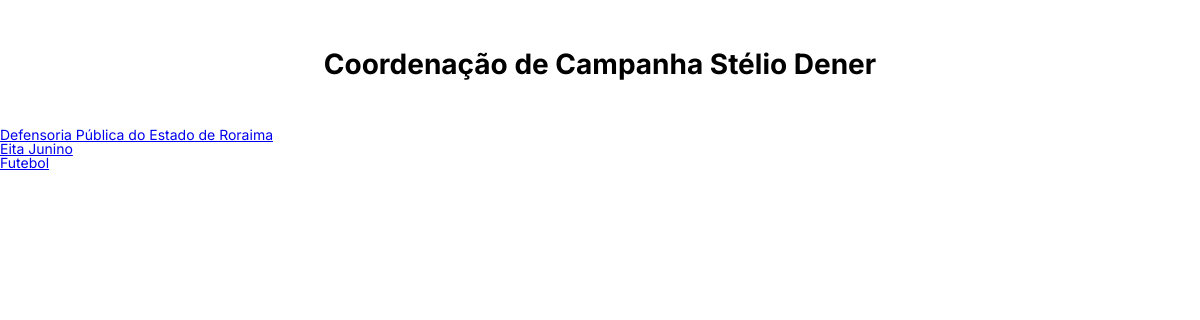
Page /grupos/ on the earlier database version.
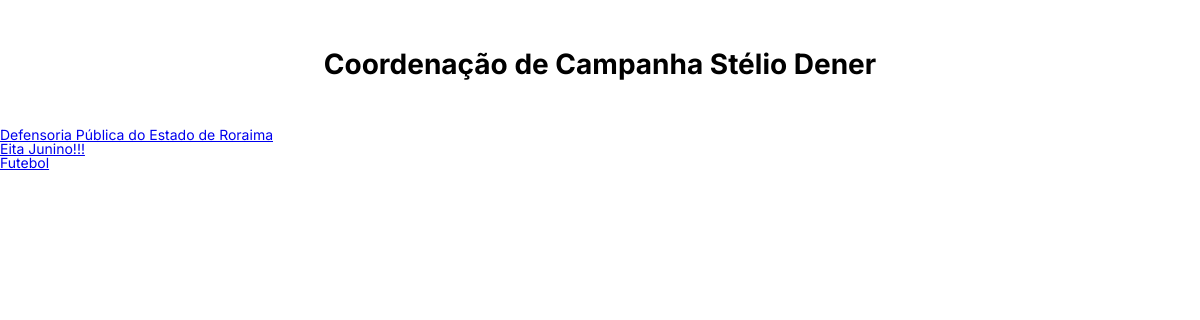
Same page on the later database version.
### base/models.py (models this page shows)
class Grupo(models.Model):
    grupo = models.CharField(max_length=200)
    rgb = models.CharField(max_length=9, null=True, blank=True)
    updated = models.DateTimeField(auto_now=True)
    created = models.DateTimeField(auto_now_add=True)
    def __str__(self):
        return self.grupo

### base/views.py (the view)
# urls.py: path('grupos/', views.grupos, name='grupos'),
def grupos(request):
    grupos = Grupo.objects.all()
    context = {'colaboradores': grupos, 'link': 'editar-grupo'}
    return render(request, 'base/colaboradores.html', context)

### base/templates/base/colaboradores.html
{% extends 'main.html' %}
{% block content %}
    {% for colaborador in colaboradores %}
    <div><a href="{% url link colaborador.id %}">{{colaborador}}</a></div>
    {% endfor %}
{% endblock content %}

Differences in the rows shown:
changed Grupo: grupo "Eita Junino" → "Eita Junino!!!"
